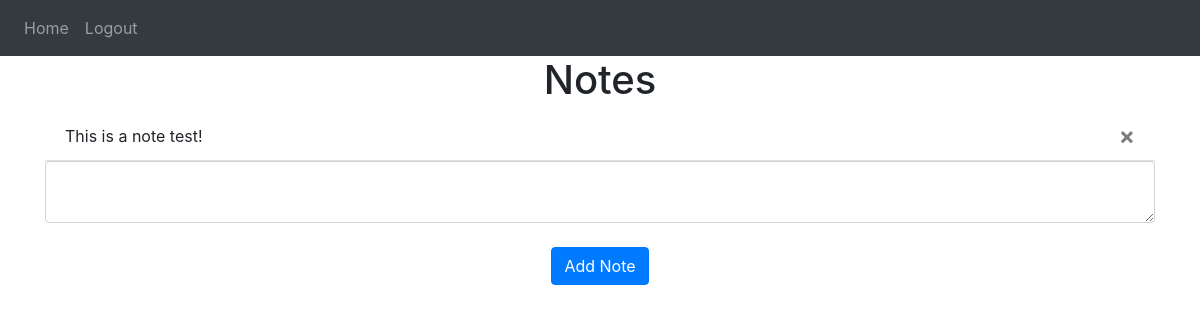
The page / (signed in) on the database as committed earlier.
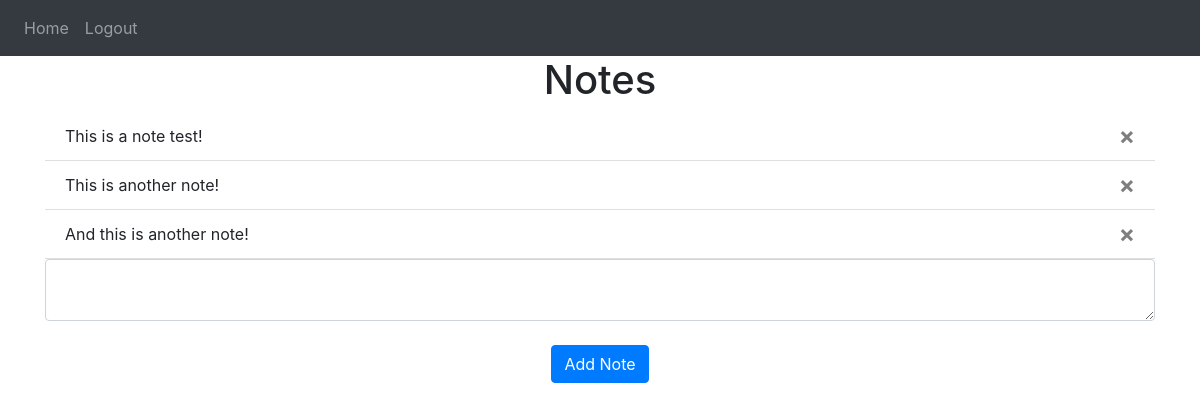
The same page on the database as committed later.
### website/models.py (models this page shows)
class Note(db.Model):  # In here we are creating the values for the "Notes"
    id = db.Column(db.Integer, primary_key=True)  # with the same ID for the unique user_id
    data = db.Column(db.String(10000))  # and no more than 10,000 characters
    date = db.Column(db.DateTime(timezone=True), default=func.now())  # we also add the date when we create the note.
    user_id = db.Column(db.Integer, db.ForeignKey('user.id'))  # A "foreignkey" is a key that takes the user id from another database. Is a column that it is in your database refering to another column in another database. In this case we are referencing the user from the other database in the table "user" looking for the "is"  "user.id" and the "user" should be in lower case when using the "foreignkey"

### website/views.py (the view, shortened to what this page needs)
@views.route('/', methods=['GET', 'POST'])  # This is the route that will lead you to the home page. The method is used to let the home page know that we can GET the info and also POST or we can modify the page accordingly to the database.
@login_required  # And we have to login
def home():  # and after we have log in we can go back to the home page with this "defined function"
    return render_template("home.html", user=current_user)  # This is the route that will redirect or load into our Home Page in this case "home.html"

### website/templates/home.html
{% extends "base.html" %} {% block title %}Home{% endblock %} {% block content
    %}
    <h1 align="center">Notes</h1>
    <ul class="list-group list-group-flush" id="notes">
      {% for note in user.notes %}
      <li class="list-group-item">
        {{ note.data }}
        <button type="button" class="close" onClick="deleteNote({ noteId })">
          <span aria-hidden="true">&times;</span>
        </button>
      </li>
      {% endfor %}
    </ul>
    <form method="POST">
      <textarea name="note" id="note" class="form-control"></textarea>
      <br />
      <div align="center">
        <button type="submit" class="btn btn-primary">Add Note</button>
      </div>
    </form>
    {% endblock %}

### website/templates/base.html (shortened to what this page needs)
<!DOCTYPE html>
<html lang="en">
  <head>
    <link
      rel="stylesheet"
      href="https://stackpath.bootstrapcdn.com/bootstrap/4.4.1/css/bootstrap.min.css"
    />
    <link
      rel="stylesheet"
      href="https://stackpath.bootstrapcdn.com/font-awesome/4.7.0/css/font-awesome.min.css"
    />
  </head>
  <body>
    <nav class="navbar navbar-expand-lg navbar-dark bg-dark">
      <div class="collapse navbar-collapse" id="navbar">
        <div class="navbar-nav">
          {% if user.is_authenticated %}
          <a class="nav-item nav-link" id="home" href="/">Home</a>
          <a class="nav-item nav-link" id="logout" href="/logout">Logout</a>
          {% else %}
          <a class="nav-item nav-link" id="login" href="/login">Login</a>
          <a class="nav-item nav-link" id="signUp" href="/sign-up">Sign Up</a>
          {% endif %}
        </div>
      </div>
    </nav>
    <div class="container">{% block content %} {% endblock %}</div>
  </body>
</html>

Rows that differ between the two databases and show on the page:
added Note: data "This is another note!"
added Note: data "And this is another note!"
